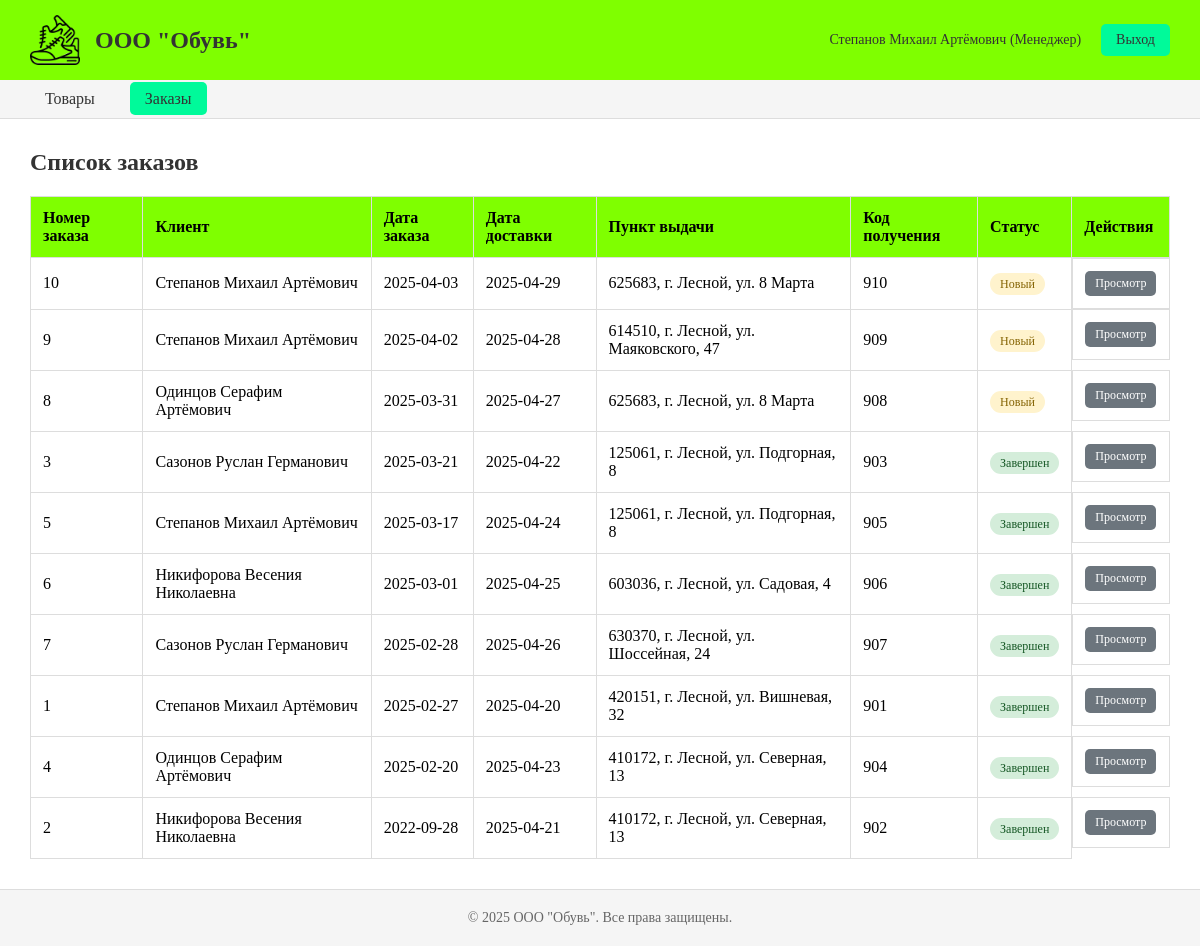
The app's page /orders (signed in) with its own data.
### tables this page shows
CREATE TABLE users (
    id INTEGER PRIMARY KEY AUTOINCREMENT,
    full_name TEXT NOT NULL,
    login TEXT NOT NULL UNIQUE,
    password TEXT NOT NULL,
    role_id INTEGER NOT NULL,
    FOREIGN KEY (role_id) REFERENCES roles(id)
);

CREATE TABLE orders (
    id INTEGER PRIMARY KEY AUTOINCREMENT,
    order_number INTEGER NOT NULL UNIQUE,
    user_id INTEGER NOT NULL,
    pickup_point_id INTEGER NOT NULL,
    order_date TEXT NOT NULL,
    delivery_date TEXT,
    code TEXT NOT NULL,
    status_id INTEGER NOT NULL,
    FOREIGN KEY (user_id) REFERENCES users(id),
    FOREIGN KEY (pickup_point_id) REFERENCES pickup_points(id),
    FOREIGN KEY (status_id) REFERENCES order_statuses(id)
);

CREATE TABLE pickup_points (
    id INTEGER PRIMARY KEY AUTOINCREMENT,
    address TEXT NOT NULL
);

CREATE TABLE order_statuses (
    id INTEGER PRIMARY KEY AUTOINCREMENT,
    name TEXT NOT NULL UNIQUE
);

### app.py (the view)
@app.route('/orders')
@manager_required
def orders():
    orders_list = query_db('''
        SELECT o.*, u.full_name as user_name, s.name as status_name, pp.address as pickup_address
        FROM orders o
        JOIN users u ON o.user_id = u.id
        JOIN order_statuses s ON o.status_id = s.id
        JOIN pickup_points pp ON o.pickup_point_id = pp.id
        ORDER BY o.order_date DESC
    ''')
    return render_template('orders.html', orders=orders_list)

### app.py (called while the page is built)
def get_db():
    if 'db' not in g:
        g.db = sqlite3.connect(DATABASE)
        g.db.row_factory = sqlite3.Row
    return g.db

def query_db(query, args=(), one=False):
    cur = get_db().execute(query, args)
    rv = cur.fetchall()
    cur.close()
    return (rv[0] if rv else None) if one else rv

def manager_required(f):
    @wraps(f)
    def decorated_function(*args, **kwargs):
        if 'user_id' not in session:
            flash('Для доступа к этой странице необходимо авторизоваться', 'error')
            return redirect(url_for('login'))
        if session.get('role') not in ['Менеджер', 'Администратор']:
            flash('У вас нет прав для выполнения этого действия', 'error')
            return redirect(url_for('products'))
        return f(*args, **kwargs)
    return decorated_function

@app.context_processor
def inject_globals():
    return {
        'colors': COLORS,
        'current_user': session.get('full_name'),
        'user_role': session.get('role')
    }

### templates/orders.html (shortened to what this page needs)
{% extends "base.html" %}
{% block content %}
<div class="page-header">
    <h2>Список заказов</h2>
</div>
<table class="orders-table">
    <thead>
        <tr>
            <th>Номер заказа</th>
            <th>Клиент</th>
            <th>Дата заказа</th>
            <th>Дата доставки</th>
            <th>Пункт выдачи</th>
            <th>Код получения</th>
            <th>Статус</th>
            <th>Действия</th>
        </tr>
    </thead>
    <tbody>
        {% for order in orders %}
        <tr>
            <td>{{ order.order_number }}</td>
            <td>{{ order.user_name }}</td>
            <td>{{ order.order_date }}</td>
            <td>{{ order.delivery_date or '-' }}</td>
            <td>{{ order.pickup_address }}</td>
            <td>{{ order.code }}</td>
            <td>
                {% if order.status_name == 'Новый' %}
                    <span class="status-new">{{ order.status_name }}</span>
                {% else %}
                    <span class="status-completed">{{ order.status_name }}</span>
                {% endif %}
            </td>
            <td class="actions">
                <a href="{{ url_for('order_detail', order_id=order.id) }}" class="btn btn-secondary">Просмотр</a>
            </td>
        </tr>
        {% endfor %}
    </tbody>
</table>
{% endblock %}

### templates/base.html (shortened to what this page needs)
<!DOCTYPE html>
<html lang="ru">
<head>
</head>
<body>
    <header>
        <div class="logo-container">
            <img src="{{ url_for('static', filename='images/Icon.png') }}" alt="Логотип">
            <h1>ООО "Обувь"</h1>
        </div>
        {% if current_user %}
        <div class="user-info">
            <span>{{ current_user }} ({{ user_role }})</span>
            <a href="{{ url_for('logout') }}">Выход</a>
        </div>
        {% endif %}
    </header>
    {% if current_user %}
    <nav>
        <ul>
            <li><a href="{{ url_for('products') }}" class="{% if request.endpoint == 'products' %}active{% endif %}">Товары</a></li>
            {% if user_role in ['Менеджер', 'Администратор'] %}
            <li><a href="{{ url_for('orders') }}" class="{% if request.endpoint == 'orders' %}active{% endif %}">Заказы</a></li>
            {% endif %}
        </ul>
    </nav>
    {% endif %}
    <main>
        {% block content %}{% endblock %}
    </main>
    <footer>
        <p>&copy; 2025 ООО "Обувь". Все права защищены.</p>
    </footer>
</body>
</html>

### records on screen
users: full_name "Степанов Михаил Артёмович"
orders: order_number "10", user_name "Степанов Михаил Артёмович", order_date "2025-04-03", delivery_date "2025-04-29", pickup_address "625683, г. Лесной, ул. 8 Марта", code "910", status_name "Новый"
orders: order_number "9", user_name "Степанов Михаил Артёмович", order_date "2025-04-02", delivery_date "2025-04-28", pickup_address "614510, г. Лесной, ул. Маяковского, 47", code "909", status_name "Новый"
orders: order_number "8", user_name "Одинцов Серафим Артёмович", order_date "2025-03-31", delivery_date "2025-04-27", pickup_address "625683, г. Лесной, ул. 8 Марта", code "908", status_name "Новый"
orders: order_number "3", user_name "Сазонов Руслан Германович", order_date "2025-03-21", delivery_date "2025-04-22", pickup_address "125061, г. Лесной, ул. Подгорная, 8", code "903", status_name "Завершен"
orders: order_number "5", user_name "Степанов Михаил Артёмович", order_date "2025-03-17", delivery_date "2025-04-24", pickup_address "125061, г. Лесной, ул. Подгорная, 8", code "905", status_name "Завершен"
orders: order_number "6", user_name "Никифорова Весения Николаевна", order_date "2025-03-01", delivery_date "2025-04-25", pickup_address "603036, г. Лесной, ул. Садовая, 4", code "906", status_name "Завершен"
orders: order_number "7", user_name "Сазонов Руслан Германович", order_date "2025-02-28", delivery_date "2025-04-26", pickup_address "630370, г. Лесной, ул. Шоссейная, 24", code "907", status_name "Завершен"
orders: order_number "1", user_name "Степанов Михаил Артёмович", order_date "2025-02-27", delivery_date "2025-04-20", pickup_address "420151, г. Лесной, ул. Вишневая, 32", code "901", status_name "Завершен"
orders: order_number "4", user_name "Одинцов Серафим Артёмович", order_date "2025-02-20", delivery_date "2025-04-23", pickup_address "410172, г. Лесной, ул. Северная, 13", code "904", status_name "Завершен"
orders: order_number "2", user_name "Никифорова Весения Николаевна", order_date "2022-09-28", delivery_date "2025-04-21", pickup_address "410172, г. Лесной, ул. Северная, 13", code "902", status_name "Завершен"

### other values on screen
{{ user_role }} "Менеджер"
